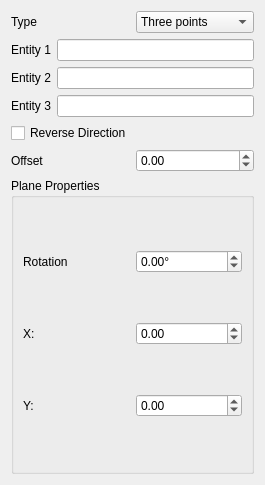
<?xml version="1.0" encoding="UTF-8"?>
<ui version="4.0">
 <class>PartDesignGui::TaskPlaneParameters</class>
 <widget class="QWidget" name="PartDesignGui::TaskPlaneParameters">
  <property name="geometry">
   <rect>
    <x>0</x>
    <y>0</y>
    <width>265</width>
    <height>485</height>
   </rect>
  </property>
  <property name="windowTitle">
   <string>Form</string>
  </property>
  <layout class="QVBoxLayout" name="verticalLayout">
   <property name="sizeConstraint">
    <enum>QLayout::SetDefaultConstraint</enum>
   </property>
   <item>
    <layout class="QHBoxLayout" name="horizontalLayout">
     <item>
      <widget class="QLabel" name="textLabel1">
       <property name="text">
        <string>Type</string>
       </property>
      </widget>
     </item>
     <item>
      <widget class="QComboBox" name="changeMode">
       <item>
        <property name="text">
         <string>Three points</string>
        </property>
       </item>
       <item>
        <property name="text">
         <string>Face</string>
        </property>
       </item>
      </widget>
     </item>
    </layout>
   </item>
   <item>
    <layout class="QVBoxLayout" name="entityGroup">
     <item>
      <layout class="QHBoxLayout" name="group1">
       <item>
        <widget class="QLabel" name="entityLabel1">
         <property name="text">
          <string>Entity 1</string>
         </property>
        </widget>
       </item>
       <item>
        <widget class="SelectionLineEdit" name="entity1">
         <property name="frame">
          <bool>true</bool>
         </property>
         <property name="readOnly">
          <bool>true</bool>
         </property>
        </widget>
       </item>
      </layout>
     </item>
     <item>
      <layout class="QHBoxLayout" name="group2">
       <item>
        <widget class="QLabel" name="entityLabel2">
         <property name="text">
          <string>Entity 2</string>
         </property>
        </widget>
       </item>
       <item>
        <widget class="SelectionLineEdit" name="entity2">
         <property name="readOnly">
          <bool>true</bool>
         </property>
        </widget>
       </item>
      </layout>
     </item>
     <item>
      <layout class="QHBoxLayout" name="group3">
       <item>
        <widget class="QLabel" name="entityLabel3">
         <property name="text">
          <string>Entity 3</string>
         </property>
        </widget>
       </item>
       <item>
        <widget class="SelectionLineEdit" name="entity3">
         <property name="readOnly">
          <bool>true</bool>
         </property>
        </widget>
       </item>
      </layout>
     </item>
    </layout>
   </item>
   <item>
    <layout class="QHBoxLayout" name="horizontalLayout_2">
     <property name="sizeConstraint">
      <enum>QLayout::SetDefaultConstraint</enum>
     </property>
     <item>
      <widget class="QCheckBox" name="checkBoxReversed">
       <property name="enabled">
        <bool>true</bool>
       </property>
       <property name="text">
        <string>Reverse Direction</string>
       </property>
      </widget>
     </item>
    </layout>
   </item>
   <item>
    <layout class="QHBoxLayout" name="offsetGroup">
     <item>
      <widget class="QLabel" name="labelOffsetZ">
       <property name="text">
        <string>Offset</string>
       </property>
      </widget>
     </item>
     <item>
      <widget class="QDoubleSpinBox" name="doubleSpinBoxOffsetZ">
       <property name="minimum">
        <double>-999999999.000000000000000</double>
       </property>
       <property name="maximum">
        <double>999999999.000000000000000</double>
       </property>
       <property name="singleStep">
        <double>5.000000000000000</double>
       </property>
       <property name="value">
        <double>0.000000000000000</double>
       </property>
      </widget>
     </item>
    </layout>
   </item>
   <item>
    <layout class="QHBoxLayout" name="horizontalLayout_3">
     <item>
      <widget class="QGroupBox" name="groupBox">
       <property name="sizePolicy">
        <sizepolicy hsizetype="Preferred" vsizetype="Preferred">
         <horstretch>0</horstretch>
         <verstretch>0</verstretch>
        </sizepolicy>
       </property>
       <property name="minimumSize">
        <size>
         <width>100</width>
         <height>100</height>
        </size>
       </property>
       <property name="title">
        <string>Plane Properties</string>
       </property>
       <property name="flat">
        <bool>false</bool>
       </property>
       <layout class="QHBoxLayout" name="horizontalLayout_7">
        <item>
         <layout class="QVBoxLayout" name="verticalLayout_2">
          <property name="sizeConstraint">
           <enum>QLayout::SetDefaultConstraint</enum>
          </property>
          <property name="leftMargin">
           <number>0</number>
          </property>
          <item>
           <layout class="QHBoxLayout" name="horizontalLayout_6">
            <item>
             <widget class="QLabel" name="labelOffsetRotation">
              <property name="text">
               <string>Rotation</string>
              </property>
             </widget>
            </item>
            <item>
             <widget class="QDoubleSpinBox" name="doubleSpinBoxRotation">
              <property name="suffix">
               <string>‌°</string>
              </property>
              <property name="minimum">
               <double>-180.000000000000000</double>
              </property>
              <property name="maximum">
               <double>180.000000000000000</double>
              </property>
             </widget>
            </item>
           </layout>
          </item>
          <item>
           <layout class="QHBoxLayout" name="horizontalLayout_4">
            <item>
             <widget class="QLabel" name="labelOffsetX">
              <property name="text">
               <string>X:</string>
              </property>
             </widget>
            </item>
            <item>
             <widget class="QDoubleSpinBox" name="doubleSpinBoxOffsetX">
              <property name="minimum">
               <double>-1000000000.000000000000000</double>
              </property>
              <property name="maximum">
               <double>1000000000.000000000000000</double>
              </property>
              <property name="value">
               <double>0.000000000000000</double>
              </property>
             </widget>
            </item>
           </layout>
          </item>
          <item>
           <layout class="QHBoxLayout" name="horizontalLayout_5">
            <item>
             <widget class="QLabel" name="labelOffsetY">
              <property name="text">
               <string>Y:</string>
              </property>
             </widget>
            </item>
            <item>
             <widget class="QDoubleSpinBox" name="doubleSpinBoxOffsetY">
              <property name="minimum">
               <double>-1000000000.000000000000000</double>
              </property>
              <property name="maximum">
               <double>1000000000.000000000000000</double>
              </property>
             </widget>
            </item>
           </layout>
          </item>
         </layout>
        </item>
       </layout>
      </widget>
     </item>
    </layout>
   </item>
  </layout>
 </widget>
 <customwidgets>
  <customwidget>
   <class>SelectionLineEdit</class>
   <extends>QLineEdit</extends>
   <header>Mod/PartDesign/Gui/SelectionLineEdit.h</header>
  </customwidget>
 </customwidgets>
 <resources/>
 <connections/>
</ui>
